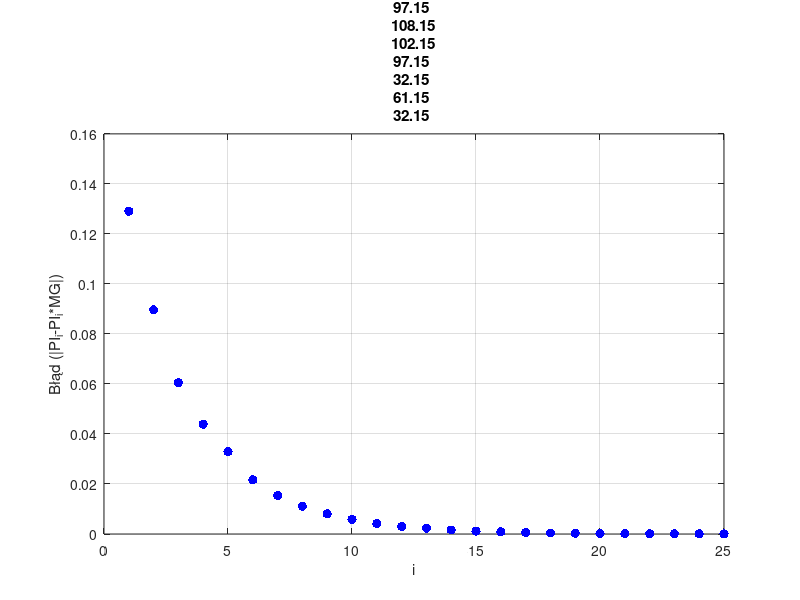

MATLAB code to generate this figure:
n = 5;
alfa = 0.15; % 0, 0.25, 0.5, 0.75, 0.85, 1
Jn = zeros(n,n)+1;
PG = [0   1/2 1/2  0   0;
      0    0   0   1   0;
      0   1/3  0  1/3 1/3;
      1    0   0   0   0;
      1/5 1/5 1/5 1/5 1/5;];
MG = (1-alfa)*PG + alfa*1/n*Jn;
PI_i = zeros(1,n)+1/n;
%disp("PI_0:")
%disp(PI_i)
for i=1:25
    PI_i = PI_i * MG;
   % disp("PI_" + i + ":")
  %  disp(PI_i)
    blad = sum(abs(PI_i-PI_i*MG))
    plot(i,blad,'.','MarkerSize',20,'MarkerEdgeColor','b'); hold on; grid on
    title("alfa = " + alfa)
    xlabel('i')
    ylabel('Błąd (|PI_i-PI_i*MG|)')
end
